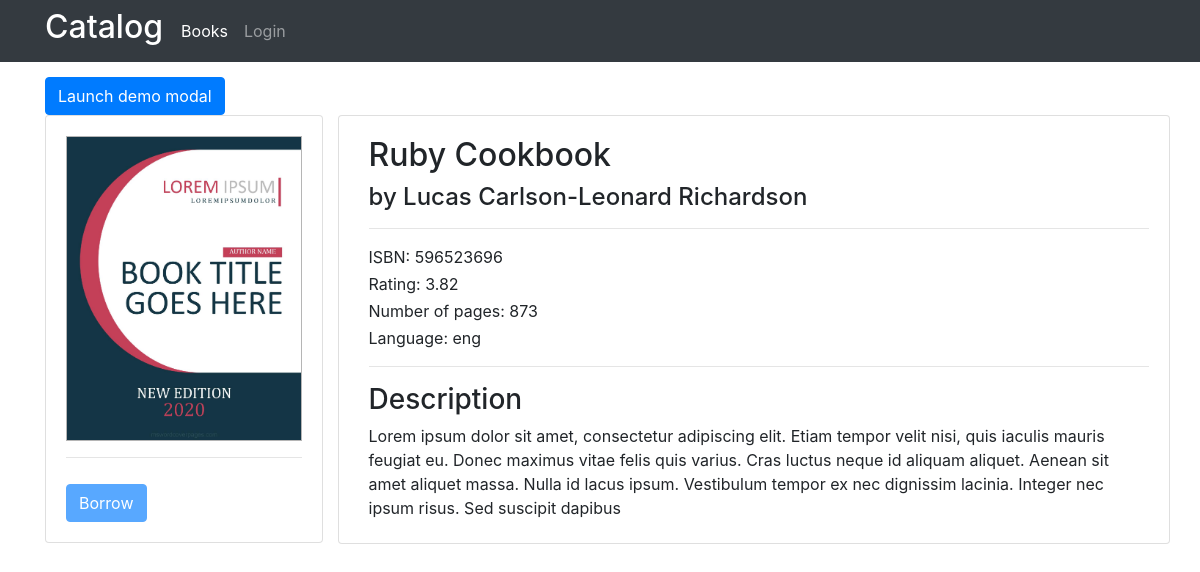
The page /book/91 on the database as committed earlier.
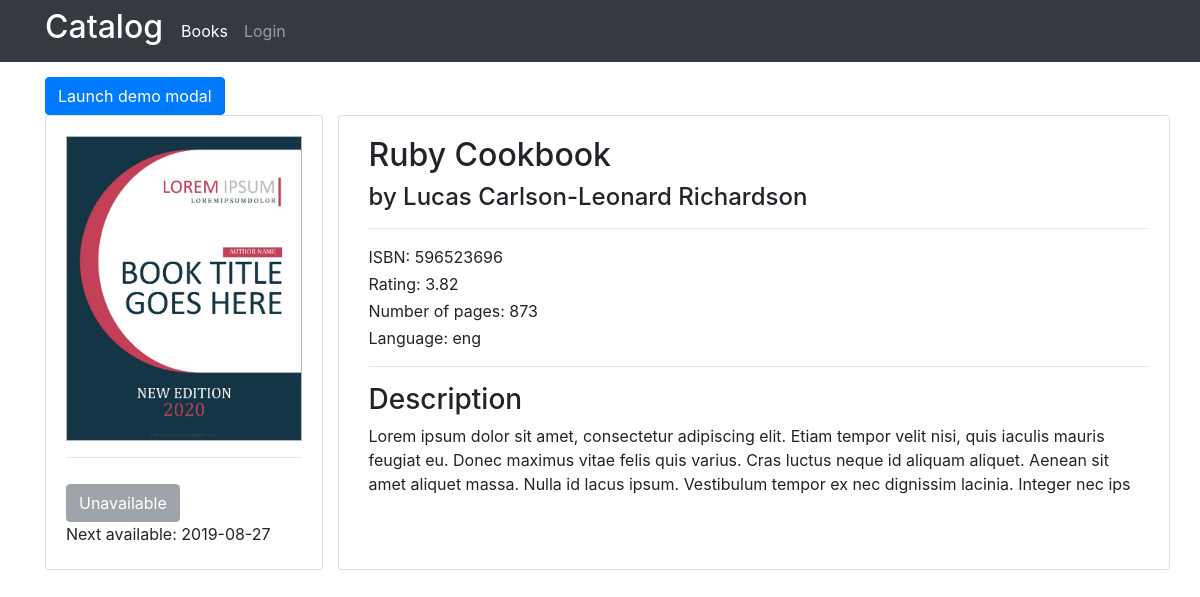
The same page on the database as committed later.
### catalog/models.py (models this page shows, shortened)
class Book(db.Model):
    id = db.Column(db.Integer, primary_key=True)
    title = db.Column(db.String(200), nullable=False)
    author = db.Column(db.String(200), nullable=False)
    average_rating = db.Column(db.Float, nullable=False)
    isbn = db.Column(db.String(10), nullable=False, unique=True)
    language = db.Column(db.String(20), nullable=False)
    num_pages = db.Column(db.Integer, nullable=False)
    rating_count = db.Column(db.Integer, nullable=False)
    text_review_count = db.Column(db.Integer, nullable=False)
    description = db.Column(db.String(1000), nullable=False)
    total_count = db.Column(db.Integer, nullable=False)
    is_borrowed = db.Column(db.Boolean, unique=False, default=False)
    borrowed_date = db.Column(db.DateTime, nullable=True)
    user_id = db.Column(db.Integer, db.ForeignKey('user.id'))
    def next_available(self):
        return (self.borrowed_date + timedelta(days=3)).date()

### catalog/books/routes.py (the view)
@books.route('/book/<int:book_id>')
def display_book_details(book_id):
    book = Book.query.get(book_id)
    return render_template('book.html', book=book)

### catalog/templates/book.html (shortened to what this page needs)
{% extends 'nav.html' %}
{% block content %}
<div class="content-container">
    <button type="button" class="btn btn-primary" data-toggle="modal" data-target="#exampleModal">
        Launch demo modal
    </button>
    <div class="grid-container">
        <div>
            <div class="card">
                <div class="card-body">
                    <img src="{{ url_for('static', filename='media/cover.jpg') }}" alt="" id="book-pic">
                    <hr>
                    <div>
                        {% if book.is_borrowed %}
                            {% if book.borrower == current_user %}
                                <button type="button" class="btn btn-success" id="borrow-button" disabled>Borrowed</button>
                            {% else %}
                                <button type="button" class="btn btn-secondary" id="borrow-button" disabled>Unavailable</button>
                                <div>
                                    <p>Next available: <span>{{ book.next_available() }}</span></p>
                                </div>
                            {% endif %}
                        {% else %}
                            {% if current_user.is_authenticated %}
                                <button type="button" class="btn btn-primary" id="borrow-button" onclick="borrowBook({{ book.id }})">Borrow</button>
                            {% else %}
                                <button type="button" class="btn btn-primary" id="borrow-button" data-toggle="tooltip" data-placement="top" title="Login to borrow this book" disabled>Borrow</button>
                            {% endif %}
                        {% endif %}
                    </div>
                </div>
            </div>
        </div>
        <div class="card">
            <div class="card-body">
                <div id="book-details">
                    <h2>{{ book.title }}</h2>
                    <h4>by {{ book.author }}</h4>
                    <hr>
                    <p>ISBN: <span>{{ book.isbn }}</span></p>
                    <p>Rating: <span>{{ book.average_rating }}</span></p>
                    <p>Number of pages: <span>{{ book.num_pages }}</span></p>
                    <p>Language: <span>{{ book.language }}</span></p>
                    <hr>
                    <h3>Description</h3>
                    <p>{{ book.description }}</p>
                </div>
            </div>
        </div>
    </div>
</div>
{% endblock %}

Rows that differ between the two databases and show on the page:
changed Book "Ruby Cookbook": is_borrowed False → True (drawn); next_available (not shown) → "2019-08-27"; description "…dignissim lacinia. Integer nec ipsum risus. Sed suscipit dapibus" → "…dignissim lacinia. Integer nec ips"
Other text that changed with them:
text no longer shown: "Borrow"
text now shown: "Unavailable Next available:"
